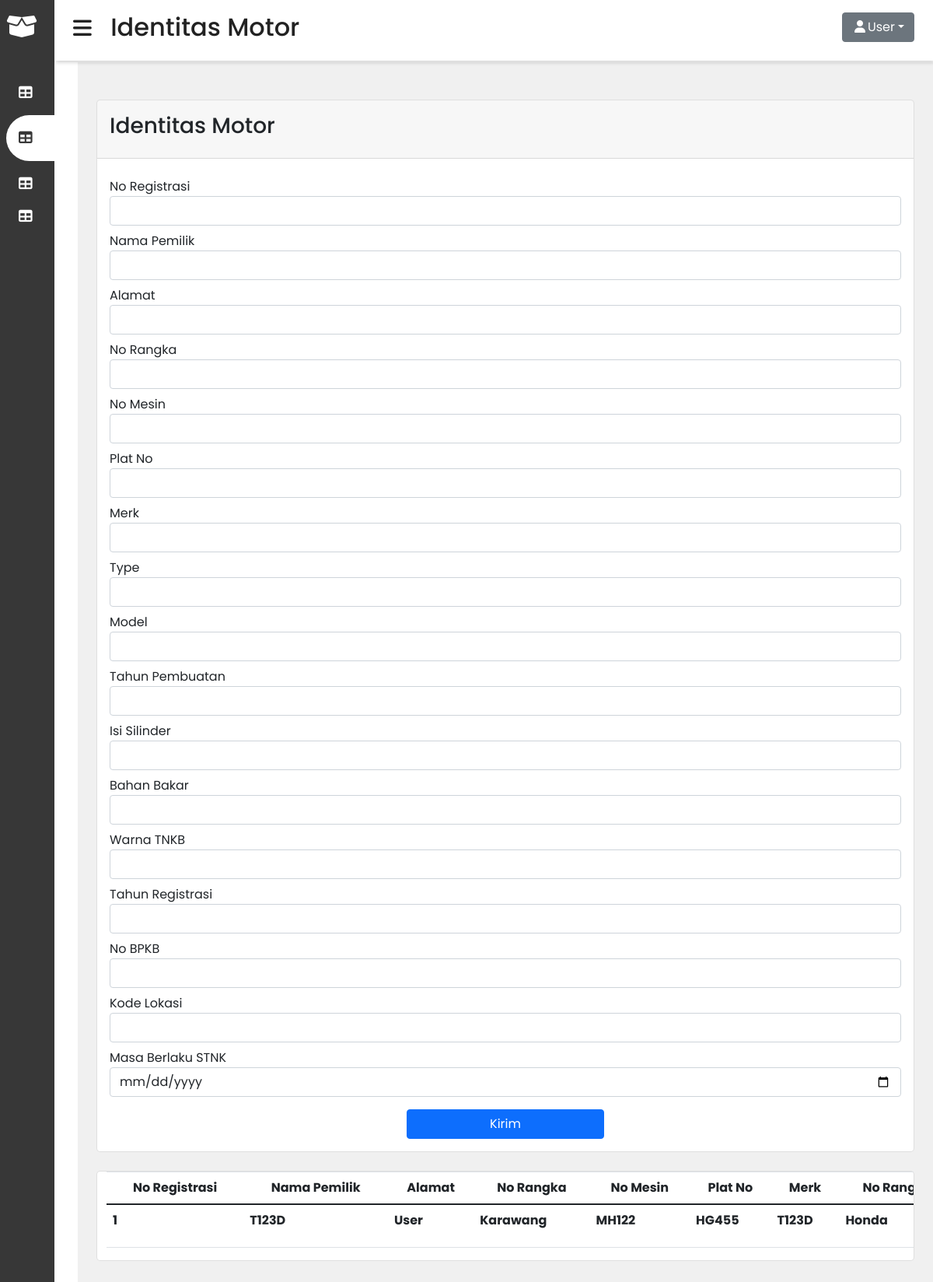
/Pemilik/identitas_motor.php (signed in), run on the app's committed database.
### tables this page shows
CREATE TABLE `identitas_motor` (
  `Id` int(20) NOT NULL,
  `NoRegistrasi` varchar(20) NOT NULL,
  `NamaPemilik` varchar(50) NOT NULL,
  `Alamat` varchar(100) NOT NULL,
  `NoRangka` varchar(25) NOT NULL,
  `NoMesin` varchar(30) NOT NULL,
  `PlatNo` varchar(15) NOT NULL,
  `Merk` varchar(50) NOT NULL,
  `Type` varchar(40) NOT NULL,
  `Model` varchar(50) NOT NULL,
  `TahunPembuatan` varchar(20) NOT NULL,
  `IsiSilinder` varchar(20) NOT NULL,
  `BahanBakar` varchar(50) NOT NULL,
  `WarnaTNKB` varchar(50) NOT NULL,
  `TahunRegistrasi` varchar(30) NOT NULL,
  `NoBPKB` varchar(20) NOT NULL,
  `KodeLokasi` varchar(20) NOT NULL,
  `MasaBerlakuSTNK` varchar(20) NOT NULL
);

### Pemilik/function/kelola_motor.php (called while the page is built, shortened)
<?php
    require '../auth.php';
    $sqlRead = "SELECT * FROM identitas_motor";
    $query = mysqli_query($koneksi, $sqlRead);
?>

### Pemilik/identitas_motor.php (the view, shortened to what this page needs)
<?php
require 'function/session.php';
require 'function/kelola_motor.php';
?>
<!DOCTYPE html>
<html lang="en">
<head>
    <link href="https://cdn.jsdelivr.net/npm/bootstrap@5.0.1/dist/css/bootstrap.min.css" rel="stylesheet">
    <link rel="stylesheet" href="../css/inventory.css">
</head>
<body>
	<div class="sidebar">
		<div class="sidebar-brand">
			<h2><span class="fas fa-box-open"></span><span>judul</span></h1>
		</div>
		<div class="sidebar-menu">
			<ul>
				<li>
                    <a href="homepemilik.php" style="text-decoration: none;"><i class="fas fa-table me-2"></i><span>Home</span></a>
                </li>
                <li>
                    <a href="identitas_motor.php" class="active" style="text-decoration: none;"><i class="fas fa-table me-2"></i><span>Identitas Motor</span></a>
                </li>
                <li>
                    <a href="buat_user.php"style="text-decoration: none;"><i class="fas fa-table me-2"></i><span>Buat User</span></a>
                </li>
                <li>
                    <a href="transaksi.php" style="text-decoration: none;"><i class="fas fa-table me-2"></i><span>Transaksi</span></a>
                </li>
			</ul>
		</div>
	</div>
<div class="main-content">
		<header>
			<h2>
				<label for="nav-toggle">
					<span class="fas fa-bars"></span>
				</label>
				Identitas Motor
			</h2>
			<div class="dropdown">
              <a class="btn btn-secondary dropdown-toggle" href="#" role="button" id="dropdownMenuLink" data-bs-toggle="dropdown" aria-expanded="false"><i class="fas fa-user fa-fw"></i><?= ucfirst($_SESSION['Nama']);?></a>
            </div>
		</header>
		<main>
    		<div class="container-fluid">
    			<div class="row card mb-4">
                    <div class="card-header text-center">
    					<h3>Identitas Motor</h3>
    				</div>
                    <div class="card-body">
                        <form method="POST">
                            <div class="form-group mt-2">
                                <label for="NoRegistrasi">No Registrasi</label>
                                <input type="text" name="NoRegistrasi" class="form-control">
                            </div>
                            <div class="form-group mt-2">
                                <label for="NamaPemilik">Nama Pemilik</label>
                                <input type="text" name="NamaPemilik" class="form-control">
                            </div>
                            <div class="form-group mt-2">
                                <label for="Alamat">Alamat</label>
                                <input type="text" name="Alamat" class="form-control">
                            </div>
                            <div class="form-group mt-2">
                                <label for="NoRangka">No Rangka</label>
                                <input type="text" name="NoRangka" class="form-control">
                            </div>
                            <div class="form-group mt-2">
                                <label for="NoMesin">No Mesin</label>
                                <input type="text" name="NoMesin" class="form-control">
                            </div>
                            <div class="form-group mt-2">
                                <label for="PlatNo">Plat No</label>
                                <input type="text" name="PlatNo" class="form-control">
                            </div>
                            <div class="form-group mt-2">
                                <label for="Merk">Merk</label>
                                <input type="text" name="Merk" class="form-control">
                            </div>
                            <div class="form-group mt-2">
                                <label for="Type">Type</label>
                                <input type="text" name="Type" class="form-control">
                            </div>
                            <div class="form-group mt-2">
                                <label for="Model">Model</label>
                                <input type="text" name="Model" class="form-control">
                            </div>
                            <div class="form-group mt-2">
                                <label for="TahunPembuatan">Tahun Pembuatan</label>
                                <input type="text" name="TahunPembuatan" class="form-control">
                            </div>
                            <div class="form-group mt-2">
                                <label for="IsiSilinder">Isi Silinder</label>
                                <input type="text" name="IsiSilinder" class="form-control">
                            </div>
                            <div class="form-group mt-2">
                                <label for="BahanBakar">Bahan Bakar</label>
                                <input type="text" name="BahanBakar" class="form-control">
                            </div>
                            <div class="form-group mt-2">
                                <label for="WarnaTNKB">Warna TNKB</label>
                                <input type="text" name="WarnaTNKB" class="form-control">
                            </div>
                            <div class="form-group mt-2">
                                <label for="TahunRegistrasi">Tahun Registrasi</label>
                                <input type="text" name="TahunRegistrasi" class="form-control">
                            </div>
                            <div class="form-group mt-2">
                                <label for="NoBPKB">No BPKB</label>
                                <input type="number" name="NoBPKB" class="form-control">
                            </div>
                            <div class="form-group mt-2">
                                <label for="KodeLokasi">Kode Lokasi</label>
                                <input type="text" name="KodeLokasi" class="form-control">
                            </div>
                            <div class="form-group mt-2">
                                <label for="MasaBerlakuSTNK">Masa Berlaku STNK</label>
                                <input type="date" name="MasaBerlakuSTNK" class="form-control">
                            </div>
                            <div class="text-center">
                                <button type="submit" class="btn btn-primary mt-3" name="identitasmotor" style="width: 25%;">Kirim</button>
                            </div>
                        </form>
                    </div>
                </div>
            </div>
            <div class="container-fluid">
    			<div class="row card mb-4">
                    <div class="table-responsive-xxl">
                        <table class="table" style="min-width: 3000px;">
                            <thead class="text-center">
                                <tr>
                                <th scope="col">No Registrasi</th>
                                <th scope="col">Nama Pemilik</th>
                                <th scope="col">Alamat</th>
                                <th scope="col">No Rangka</th>
                                <th scope="col">No Mesin</th>
                                <th scope="col">Plat No</th>
                                <th scope="col">Merk</th>
                                <th scope="col">No Rangka</th>
                                </tr>
                            </thead>
                            <tbody>
                            <?php
                                while($row = mysqli_fetch_array($query)){
                                    echo '
                                    <form method = "POST">
                                        <div class="invisible position-absolute">
                                            <input type="text" class="form-control" name="getId" value="'.$row['Id'].'">
                                        </div>
                                        <tr>
                                            <td>'.$row['Id'].'</td>
                                            <td>'.$row['NoRegistrasi'].'</td>
                                            <td>'.$row['NamaPemilik'].'</td>
                                            <td>'.$row['Alamat'].'</td>
                                            <td>'.$row['NoRangka'].'</td>
                                            <td>'.$row['NoMesin'].'</td>
                                            <td>'.$row['PlatNo'].'</td>
                                            <td>'.$row['Merk'].'</td>
                                            <td>'.$row['Type'].'</td>
                                            <td>'.$row['Model'].'</td>
                                            <td>'.$row['TahunPembuatan'].'</td>
                                            <td>'.$row['IsiSilinder'].'</td>
                                            <td>'.$row['BahanBakar'].'</td>
                                            <td>'.$row['WarnaTNKB'].'</td>
                                            <td>'.$row['TahunRegistrasi'].'</td>
                                            <td>'.$row['NoBPKB'].'</td>
                                            <td>'.$row['KodeLokasi'].'</td>
                                            <td>'.$row['MasaBerlakuSTNK'].'</td>
                                            <td class="text-center">
                                                '?><button type="submit" class="btn btn-warning" style="width: 40px"; name="editMotor"><i class="far fa-edit"></i></button>
                                                <button type="submit" class="btn btn-danger" style="width: 40px"; name="hapusMotor" onclick="return confirm('Hapus Identitas Motor?')"><i class="far fa-trash-alt"></i></button><?php echo '
                                            </td>
                                            </td>
                                        </tr>
                                    </form>';
                                }
                            ?>
                            </tbody>
                        </table>
                    </div>
                </div>
            </div>
        </main>
</body>
</html>

### css/inventory.css (style rules this page uses)
:root { --main-color: #373737; --color-dark:#1b1b1b; --text-grey:#9ea7aa; }
* { padding: 0; margin: 0; box-sizing: border-box; list-style-type: none; text-decoration: none; font-family: 'Poppins', sans-serif; }
.sidebar { width: 345px; position: fixed; left: 0; top: 0; height: 100%; background: var(--main-color); z-index: 100; }
.sidebar-brand { height: 90px; padding: 1rem 0rem 1rem 2rem; color: #fff; }
.sidebar-brand span { display: inline-block; padding-right: 1rem; }
.sidebar-menu { margin-top: 1rem; }
.sidebar-menu ul { padding-left: 0px; margin-left: 0px; }
.sidebar-menu li { width: 100%; margin-bottom: 1rem; padding-left: 0.5rem; }
.sidebar-menu a { display: block; color: #fff; font-size: 1.1rem; padding-left: 1rem; }
.sidebar-menu a.active { background: #fff; padding-top: 1rem; padding-bottom: 1rem; color: var(--main-color); border-radius: 30px 0 0 30px; }
.main-content { margin-left: 345px; transition: margin-left 100ms; }
header { background: #fff; display: flex; justify-content: space-between; padding: 1rem 1.5rem; box-shadow: 2px 2px 5px rgba(0,0,0,0.2); position: fixed; left: 345px; width: calc(100% - 345px); top: 0; z-index: 100; transition: left 300ms; }
header h2 { color: #222; }
header label span { font-size: 1.7rem; padding-right: 1rem; }
main { margin-top: 80px; padding: 2rem 1.5rem; background: #f0f0f0; min-height: calc(100vh - 90px); }
.card { margin-top: 1rem; border-radius: 5px; }
.card-header { padding: 1rem; display: flex; justify-content: space-between; align-items: center; }
table { border-collapse: collapse; }
thead tr { border-top: 1px solid #f0f0f0; border-bottom: 1px solid #f0f0f0; }
.table { width: 100%; margin-bottom: 1rem; color: #212529; }
td { font-weight: 700; }
.table th, .table td { padding: 0.5rem; vertical-align: top; border-top: 1px solid #dee2e6; }
.table thead th { vertical-align: bottom; border-bottom: 2px solid #dee2e6; }
@media only screen and (max-width: 1200px) { .sidebar { width: 70px; } }
@media only screen and (max-width: 1200px) { .sidebar .sidebar-brand, .sidebar .li a { padding-left: 0.5rem; } }
@media only screen and (max-width: 1200px) { .main-content { margin-left: 100px; } }
@media only screen and (max-width: 1200px) { .main-content header { width: calc(100% - 70px); left: 70px; } }

### data on the page
identitas_motor: Id "1", NoRegistrasi "T123D", NamaPemilik "User", Alamat "Karawang", NoRangka "MH122", NoMesin "HG455", PlatNo "T123D", Merk "Honda"

### other printed values
$_SESSION['Nama'] "User"
